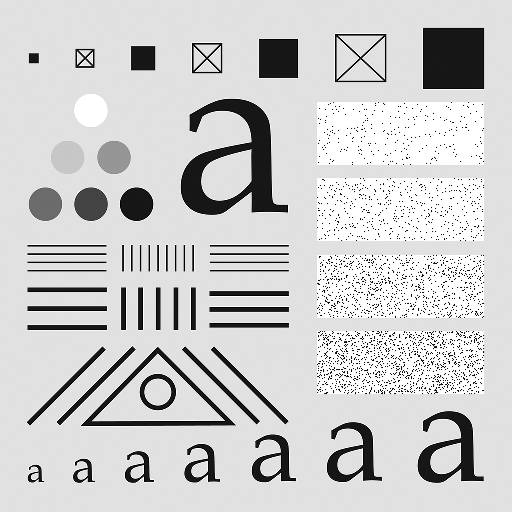
#> input picture image/2.42_512fixed.tif, 512 x 512 px
$ python difference.py
#> lines starting #> are read from the running program, lines starting #| are printed output that depends on the picture
import numpy as np
from PIL import Image


def get_difference(fixed_image_path, moved_image_path, diff_image_path):
#> called with fixed_image_path = 'image/2.42_512fixed.tif', moved_image_path = 'image/2.42_512nine_point_moved.tif', diff_image_path = 'image/2.42_512test.tif'
    with Image.open(fixed_image_path) as fixed_img:
        # fixed_img = fixed_img.convert('L')
#> fixed_img is the input picture: PIL image 512x512 L; min 0, max 255, mean 204.4
        fixed_array = np.array(fixed_img)
        height, width = fixed_array.shape
#> height = 512; width = 512

    with Image.open(moved_image_path) as moved_img:
        # moved_img = moved_img.convert('L')
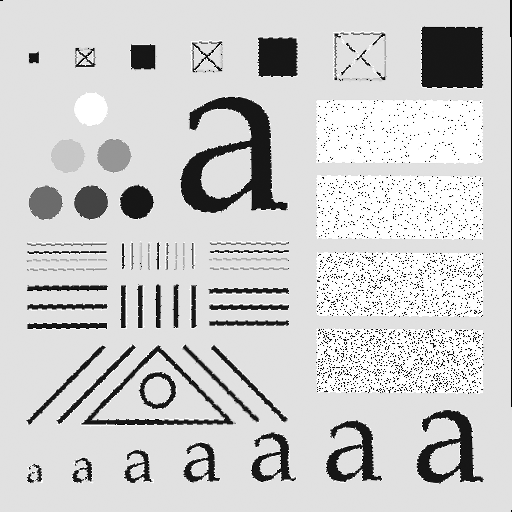
#> input picture image/2.42_512nine_point_moved.tif, 512 x 512 px
#> moved_img is the input picture: PIL image 512x512 L; min 0, max 255, mean 205.7
        moved_array = np.array(moved_img)
    diff_image_array = np.zeros((height, width), dtype=fixed_array.dtype)
    for x in range(height):
        for y in range(width):
            diff = abs(abs(fixed_array[x, y]) - abs(moved_array[x, y]))
            diff_image_array[x, y] = diff
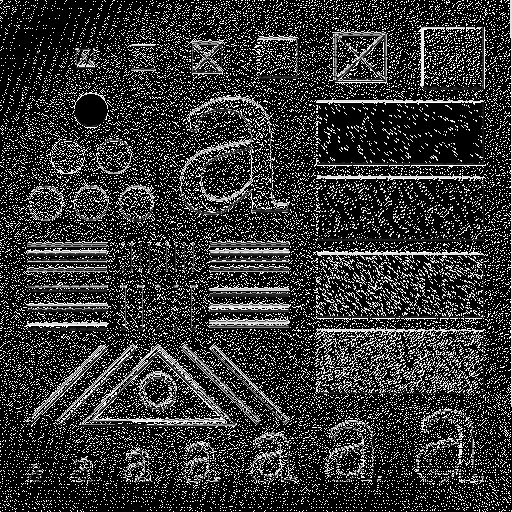
#> diff_image_array: shape (512, 512); min 0, max 255, mean 53.2

    diff_img = Image.fromarray(diff_image_array)
    diff_img.save(diff_image_path, format='TIFF')
    print(f"已成功保存差异图像到 {diff_image_path}")


fixed_image_path = "image/2.42_512fixed.tif"
moved_image_path = "image/2.42_512nine_point_moved.tif"
diff_image_path = "image/2.42_512test.tif"
get_difference(fixed_image_path, moved_image_path, diff_image_path)
